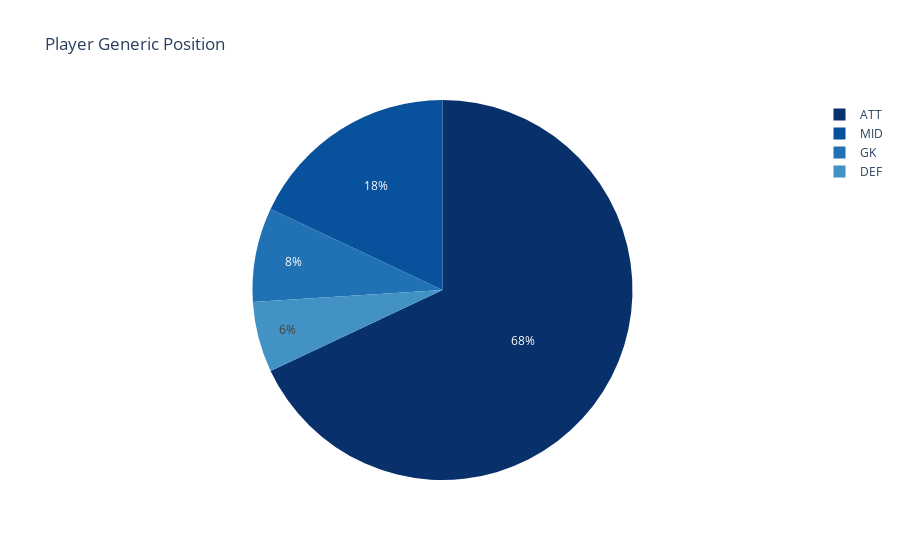

This figure's notebook cell:
### Markdown cell above
## Player position
The first plot to start understanding the distribution of Ballon d'Or nominations is the following piechart. In it, we have the proportion of top 10 players for each generic position: attacker, midfielder, defender or goalkeeper. It is observable that attackers have been the most common players in Ballon d'Or top 10's.

### Code cell
# Pie chart
piechart = pd.DataFrame(last_5_years_with_gk['general_position'].value_counts())
piechart.reset_index(drop=False, inplace=True)

fig = px.pie(piechart, values='general_position', names='index', title='Player Generic Position', color_discrete_sequence= px.colors.sequential.Blues_r)
fig.show()

### Figure 1 — Plotly figure (JSON) as saved in the notebook; plotly's stock layout.template omitted (floating-point values rounded to 4 significant figures)
{"data": [{"domain": {"x": [0, 1], "y": [0, 1]}, "hovertemplate": "index=%{label}<br>general_position=%{value}<extra></extra>", "labels": ["ATT", "MID", "GK", "DEF"], "legendgroup": "", "name": "", "showlegend": true, "type": "pie", "values": [34, 9, 4, 3]}], "layout": {"legend": {"tracegroupgap": 0}, "piecolorway": ["rgb(8,48,107)", "rgb(8,81,156)", "rgb(33,113,181)", "rgb(66,146,198)", "rgb(107,174,214)", "rgb(158,202,225)", "rgb(198,219,239)", "rgb(222,235,247)", "rgb(247,251,255)"], "title": {"text": "Player Generic Position"}}}
